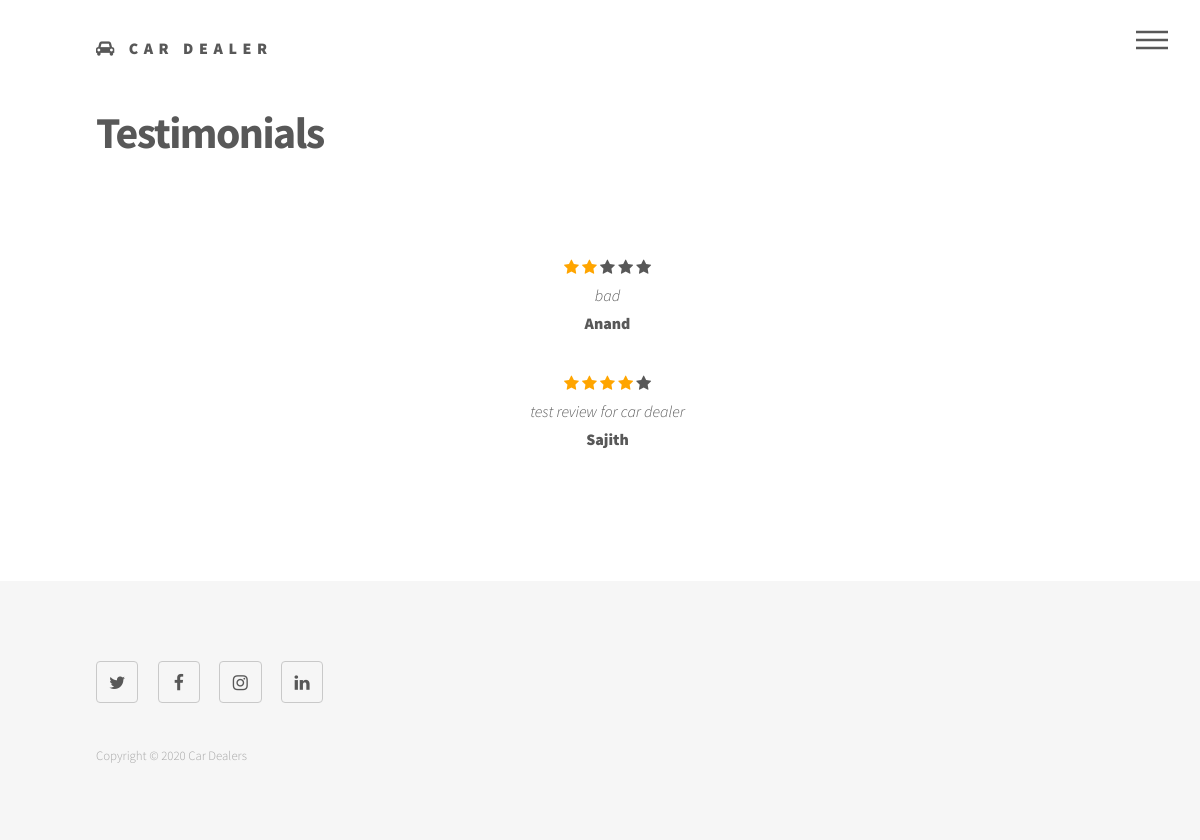
The page /Frontend/testimonials/ on the database its author committed.
### Frontend/models.py (models this page shows)
class Review(models.Model):
    Username = models.CharField(max_length=50,null=True,blank=True)
    Stars = models.IntegerField(null=True,blank=True)
    Message = models.CharField(max_length=200,null=True,blank=True)

### Frontend/views.py (the view)
# urls.py: path('testimonials/',views.testimonials,name="testimonials"),
def testimonials(request):
    review = Review.objects.all()
    return render(request,"testimonials.html",{'review':review})

### Frontend/templates/testimonials.html (shortened to what this page needs)
<!DOCTYPE HTML>
{% load static %}
<html>
	<head>
		<link rel="stylesheet" href="{% static 'assets/bootstrap/css/bootstrap.min.css' %}" />
		<link rel="stylesheet" href="{% static 'assets/css/main.css' %}" />
		<link rel="stylesheet" href="https://cdnjs.cloudflare.com/ajax/libs/font-awesome/4.7.0/css/font-awesome.min.css">
	</head>
	<body class="is-preload">
			<div id="wrapper">
				<header id="header">
					<div class="inner">
							<a href="{% url 'home_page' %}" class="logo">
								<span class="fa fa-car"></span> <span class="title">Car Dealer</span>
							</a>
							<nav>
								<ul>
									<li><a href="#menu">Menu</a></li>
								</ul>
							</nav>
					</div>
				</header>
					<div id="main">
						<div class="inner">
							<h1>Testimonials</h1>
								{% for i in review %}
								<div class="row">
								<div class="col-sm-12 text-center">
									{% if i.Stars == 1 %}
										<span class="fa fa-star checked"></span>
										<span class="fa fa-star"></span>
										<span class="fa fa-star"></span>
										<span class="fa fa-star"></span>
										<span class="fa fa-star"></span>
									{% elif i.Stars == 2 %}
										<span class="fa fa-star checked"></span>
										<span class="fa fa-star checked"></span>
										<span class="fa fa-star"></span>
										<span class="fa fa-star"></span>
										<span class="fa fa-star"></span>
									{% elif i.Stars == 3 %}
										<span class="fa fa-star checked"></span>
										<span class="fa fa-star checked"></span>
										<span class="fa fa-star checked"></span>
										<span class="fa fa-star"></span>
										<span class="fa fa-star"></span>
									{% elif i.Stars == 4 %}
										<span class="fa fa-star checked"></span>
										<span class="fa fa-star checked"></span>
										<span class="fa fa-star checked"></span>
										<span class="fa fa-star checked"></span>
										<span class="fa fa-star"></span>
									{% elif i.Stars == 5 %}
										<span class="fa fa-star checked"></span>
										<span class="fa fa-star checked"></span>
										<span class="fa fa-star checked"></span>
										<span class="fa fa-star checked"></span>
										<span class="fa fa-star checked"></span>
									{% else %}
										<span class="fa fa-star "></span>
										<span class="fa fa-star "></span>
										<span class="fa fa-star "></span>
										<span class="fa fa-star "></span>
										<span class="fa fa-star "></span>
									{% endif %}
									<p class="m-n"><em>{{i.Message}}</em></p>
									<p><strong>{{i.Username}}</strong></p>
								</div>
							</div>
								{% endfor %}
						</div>
					</div>
					<footer id="footer">
						<div class="inner">
							<section>
								<ul class="icons">
									<li><a href="#" class="icon style2 fa-twitter"><span class="label">Twitter</span></a></li>
									<li><a href="#" class="icon style2 fa-facebook"><span class="label">Facebook</span></a></li>
									<li><a href="#" class="icon style2 fa-instagram"><span class="label">Instagram</span></a></li>
									<li><a href="#" class="icon style2 fa-linkedin"><span class="label">LinkedIn</span></a></li>
								</ul>
							</section>
							<ul class="copyright">
								<li>Copyright © 2020 Car Dealers</li>
							</ul>
						</div>
					</footer>
			</div>
	</body>
</html>

### Frontend/templates/testimonials.html (style rules this page uses)
.checked { color: orange; }

### rows shown on the page
Review: Stars 2 (drawn), Message "bad", Username "Anand"
Review: Stars 4 (drawn), Message "test review for car dealer", Username "Sajith"
